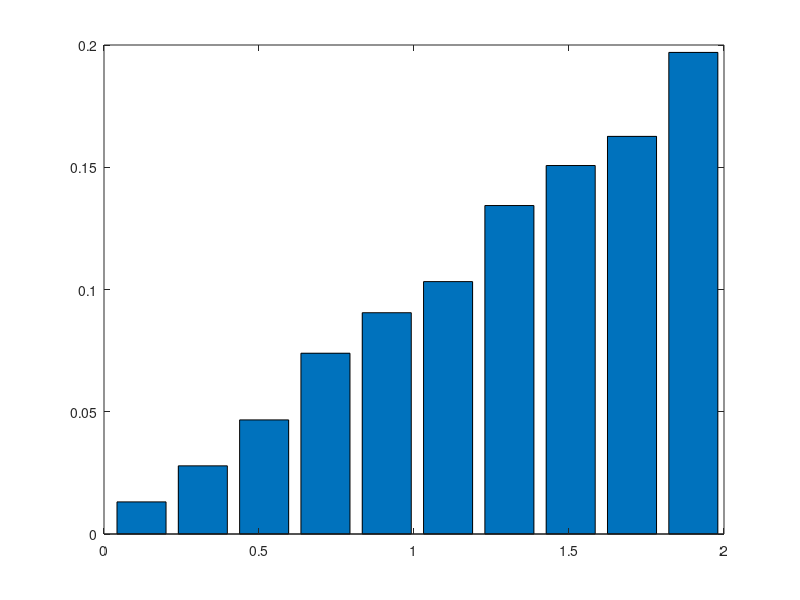
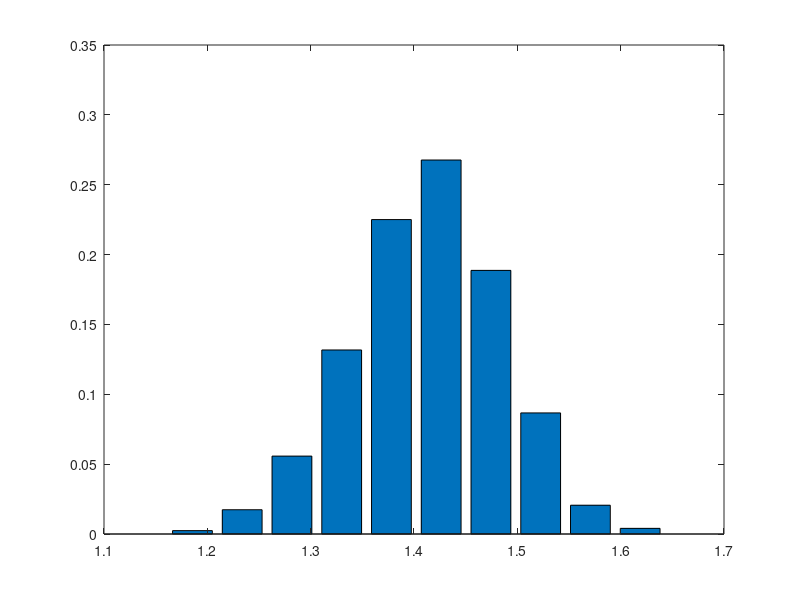

The MATLAB source for these figures, in order:

A=randn(100,3);
for i=1:1:100
    A(i,:)=A(i,:)/norm(A(i,:));
end;
%disp(A);
cnt=0;
for i=1:1:100
    for j=1:1:100 
        if i~=j
            cnt=cnt+1;
            B(cnt)=norm(A(i,:)-A(j,:));
        end
    end;
end;
%disp(B);
%hist(B);
[a,b]=hist(B);
bar(b,a/sum(a));
A=randn(100,100);
for i=1:1:100
    A(i,:)=A(i,:)/norm(A(i,:));
end;
%disp(A);
cnt=0;
for i=1:1:100
    for j=1:1:100 
        if i~=j
            cnt=cnt+1;
            B(cnt)=norm(A(i,:)-A(j,:));
        end
    end;
end;
%disp(B);
%hist(B);
[a,b]=hist(B);
figure;
bar(b,a/sum(a));